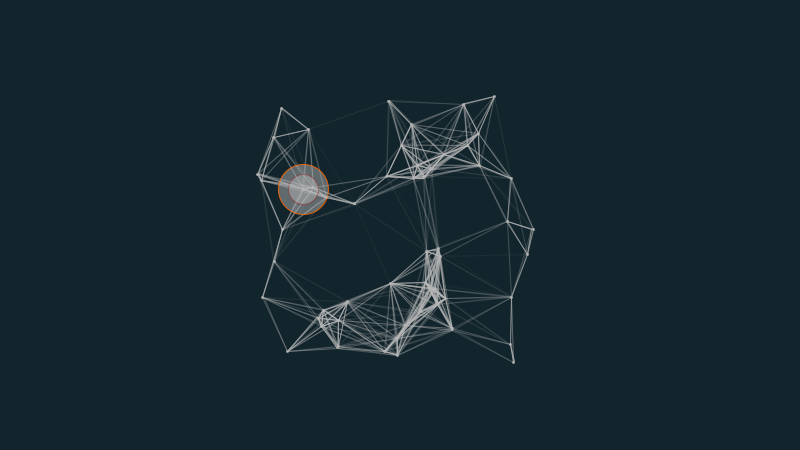
Frame 1 (no input)
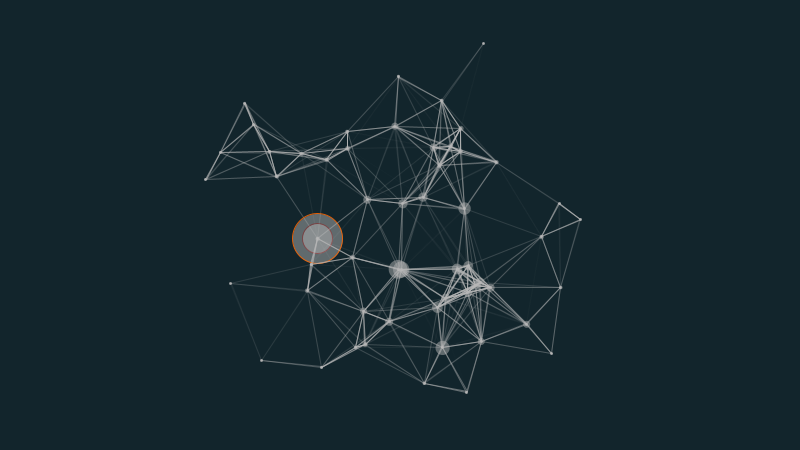
Frame 60 (the mouse pressed at the canvas centre just before this capture)
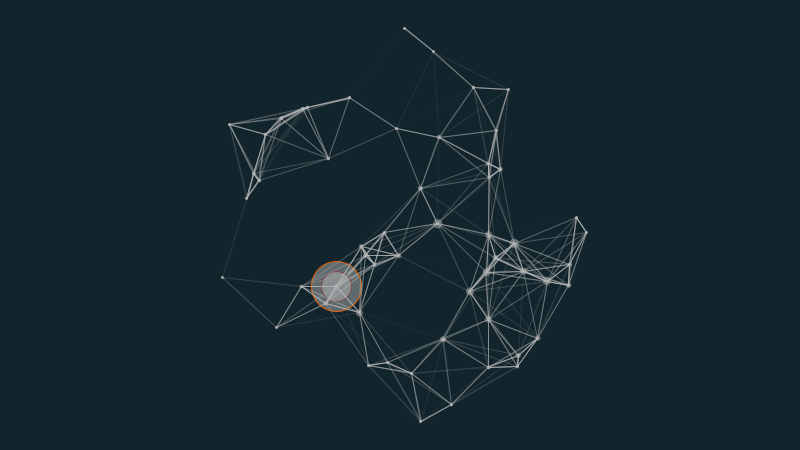
Frame 120 (the mouse held since frame 60 and released just before this capture)

The Processing sketch that drew these frames (run headless with seeded random() and noise(); from frame 60 on, the mouse is pressed at the canvas centre):

// Processing sketch: silkeHauf_bg
// ── silkeHauf_bg.pde
/** Website animation for Silke Hauf //<>//
 * WEBSITE TESTING VERSION
 * todo: check pixeldensity detection in browsers
 *       check speed differences based on pixeldensity
 * 
 * 
 * 
 */

Node [] n;

int lineDistance = 90;              // maximum distance between points for them to be connected
int numNodes = (int)random(3, 6);   // random number of nodes generated per page load
int ni = 0;                         // "nodeIndex" walks through the nodes array
int numPoints = (int)random(50, 70);                 // number of points in the node
float nodeSize = 200;               // radius of the node

//speed
float param = 1.5;

long startTime, endTime, totalTime; // timing variables for division parameters
long targetTime = 8000; // time after which nodes can divide, in milliseconds

boolean longRunTime, denseEnough; // conditions for division
boolean reset; //toggles new node sequence
boolean [] flags; //array to toggle each individual node

//swatches
color positive = color(random(180, 255)); //color of the actual nodes/points, greys
color negative = color(18, 37, 44); //background
color accent = color(152, 0, 0); //indicator for eligibility
color accent2 = color(255, 102, 0); //toggles when new node is formed

float newX, newY;

void setup() {
  size(800, 450);
  // note that pixeldensity changes how fast the vectors are. double pixels means an inverse proportionality in speed
  // check in p5js
  pixelDensity(2);
  noStroke();
  n = new Node[numNodes];
  for (int i = 0; i < numNodes; i++) {
    n[i] = new Node(width/2, height/2, nodeSize, numPoints);
    n[i].initPoints();
  }

  // flags moves each successive node to the animation thread
  flags = new boolean[numNodes];
}


void draw() {
  startTime = System.currentTimeMillis();
  noFill();
  background(negative);
  n[0].node();

  //division loop; if the program has been running for more than x seconds and if there is a point with enough connections
  if (denseEnough && longRunTime) {
    
    //if the program has added enough loops, kill them all
    if (ni+1 >= numNodes) {
      setAllFalse(flags);
      ni = 0;
    }
    
    //ensures that there is always at least one node running
    flags[ni] = true;
    
    // for each flag added, ni walks to the next place in the array and waits for the right conditions
    ni++;
    
    reset = true;

    //reset the clock for the countdown so nodes dont keep spawning
    totalTime = 0;
    printArray(flags);
  }

  //walk through the nodes array and if all conditions are met, make a new node
  for (int i = 0; i < numNodes-1; i++) {
    if (flags[i]) {
      if (reset) {
        n[i+1].resetParameters();
        reset = false;
      }
      
      //n[i+1].centerX = newX;
      //n[i+1].centerY = newY;
      pushMatrix();
      translate(newX, newY);
      n[i+1].node();
      popMatrix();
    }
  }

  // try to write this as a function var in p5js
  endTime = System.currentTimeMillis();
  endTime -= startTime;
  totalTime += endTime;
  if (totalTime >= targetTime) {
    longRunTime = true;
  } else {
    longRunTime = false;
  }
  denseEnough = false;
}


//sets all booleans in the flags array to false
//this essentially resets the program
void setAllFalse(boolean [] b) {
  for (int i = 0; i < numNodes; i++) {
    b[i] = false;
  }
}
// ── node.pde
class Node {
  int pointsContained, rand;
  float innerSquareSide, centerX, centerY, nodeSize;
  Point[] p;


  Node(float _centerX, float _centerY, float _nodeSize, int _pointsContained) {
    centerX = _centerX;
    centerY = _centerY;
    nodeSize = _nodeSize;
    pointsContained = _pointsContained;
    rand = (int)random(pointsContained);
    
    positive = color(random(180, 255));

    //too much work to fit points exactly in the circle, so this is an approximation
    //that calculates the largest inscribed square (todo: quadrilateral) in the given bounds
    innerSquareSide = (nodeSize * sqrt(2)) / 2;
  }


  // initialize the points in each node
  void initPoints() {
    p = new Point[pointsContained];
    for (int i = 0; i < pointsContained; i++) {
      p[i] = new Point();
      if (i == rand) p[i].sourcePoint = true;
      setLocation(p[i]);
    }
  }
  
  
  void initSecondaryPoints() {
    p = new Point[pointsContained];
    for (int i = 0; i < pointsContained; i++) {
      p[i] = new Point();
      setOrigin(p[i]);
    }
  }


  // create points within the largest inscribed square (or quadrilateral) within specified shape
  PVector setLocation(Point p) {
    return p.location.set(random(-innerSquareSide, innerSquareSide), random(-innerSquareSide, innerSquareSide));
  }
  
  
  //sets the origin point for all nodes other than the first
  PVector setOrigin(Point p) {
    return p.location.set(0, 0);
  }
  
  
  void resetParameters() {
    for (int i = 0; i < pointsContained; i++) {
      p[i].location.set(0, 0);
      p[i].velocity.set(random(-param, param), random(-param, param));
      //p[i].wind.set(random(-0.1, 0.1), random(-0.1, 0.1));
    }
  }


  // create and run the node
  void node() {
    //denseEnough = false;
    //shift the coordinates to the origin of the node
    pushMatrix();
    translate(centerX, centerY);

    for (int i = 0; i < pointsContained; i++) {
      //reset the connection counter
      p[i].ccounter = 0;
      p[i].run();
      float _x = p[i].location.x;
      float _y = p[i].location.y;

      //iterate through the points to evaluate distance
      for (int j = 0; j < pointsContained; j++) {
        float _x2 = p[j].location.x;
        float _y2 = p[j].location.y;
        float r = dist(_x, _y, _x2, _y2);

        // create connections
        if (r <= lineDistance) {
          float opacityMap = map(r, 0, lineDistance, 255, 0);
          stroke(positive, opacityMap);
          strokeWeight(1);
          line(_x, _y, _x2, _y2);

          //count the connections
          p[i].ccounter++;
        }
      }

      //set ellipse to grow based on connections
      //the 1.15 is a "best-look" constant. it can be changed according to preference
      p[i].r = pow(1.15, p[i].ccounter);
      
      if (p[i].sourcePoint) {
        stroke(accent2, 220);
        ellipse(p[i].location.x, p[i].location.y, 50, 50);
      }
      
      //limit the size of the disc so it's not absurdly large
      if (p[i].r > 30) p[i].r = 30;
      
      //if it is large enough after the beginning of the sketch, activate the flag that will trigger a node
      if (p[i].ccounter >= 10 && p[i].sourcePoint) {
        denseEnough = true;
        stroke(accent, 100);
        ellipse(p[i].location.x, p[i].location.y, 30, 30);
        newX = p[i].location.x;
        newY = p[i].location.y;
      }

      // keep the points in the bounds of the node
      //the first condition is enough for processing, the second condition is a failsafe for browsers
      if (p[i].location.mag() > nodeSize ||
        dist(0, 0, p[i].location.x, p[i].location.y) >= nodeSize) {
        p[i].velocity.mult(-1);
      }
    }
    popMatrix();
  }

  //end of class
}
// ── point.pde
class Point {
  PVector location;
  PVector velocity;
  PVector wind;
  float limitingFactor = 1.0;
  float r;
  
  //connection counter
  int ccounter;
  
  // strokeweight var
  int psw;
  
  //is true if point qualifies to be a source point for a new node
  boolean sourcePoint;
  

  Point () {
    //set location for the node
    location = new PVector();
    velocity = new PVector(random(-param, param), random(-param, param));
    r = 1;
    ccounter = 0;
    psw = 3;
    sourcePoint = false;
  }
  

  void run() {
    wind = new PVector(random(-0.1, 0.1), random(-0.1, 0.1));
    location.add(velocity);
    velocity.add(wind);
    velocity.limit(limitingFactor);
    //if (location.x > width) location.x = 0;
    //if (location.y > height) location.y = 0;
    //if (location.x < 0) location.x = width;
    //if (location.y < 0) location.y = height;
    stroke(positive, 200);
    strokeWeight(psw);
    point(location.x, location.y);
    noStroke();
    fill(positive, 120);
    ellipse(location.x, location.y, r, r);
  }
}
